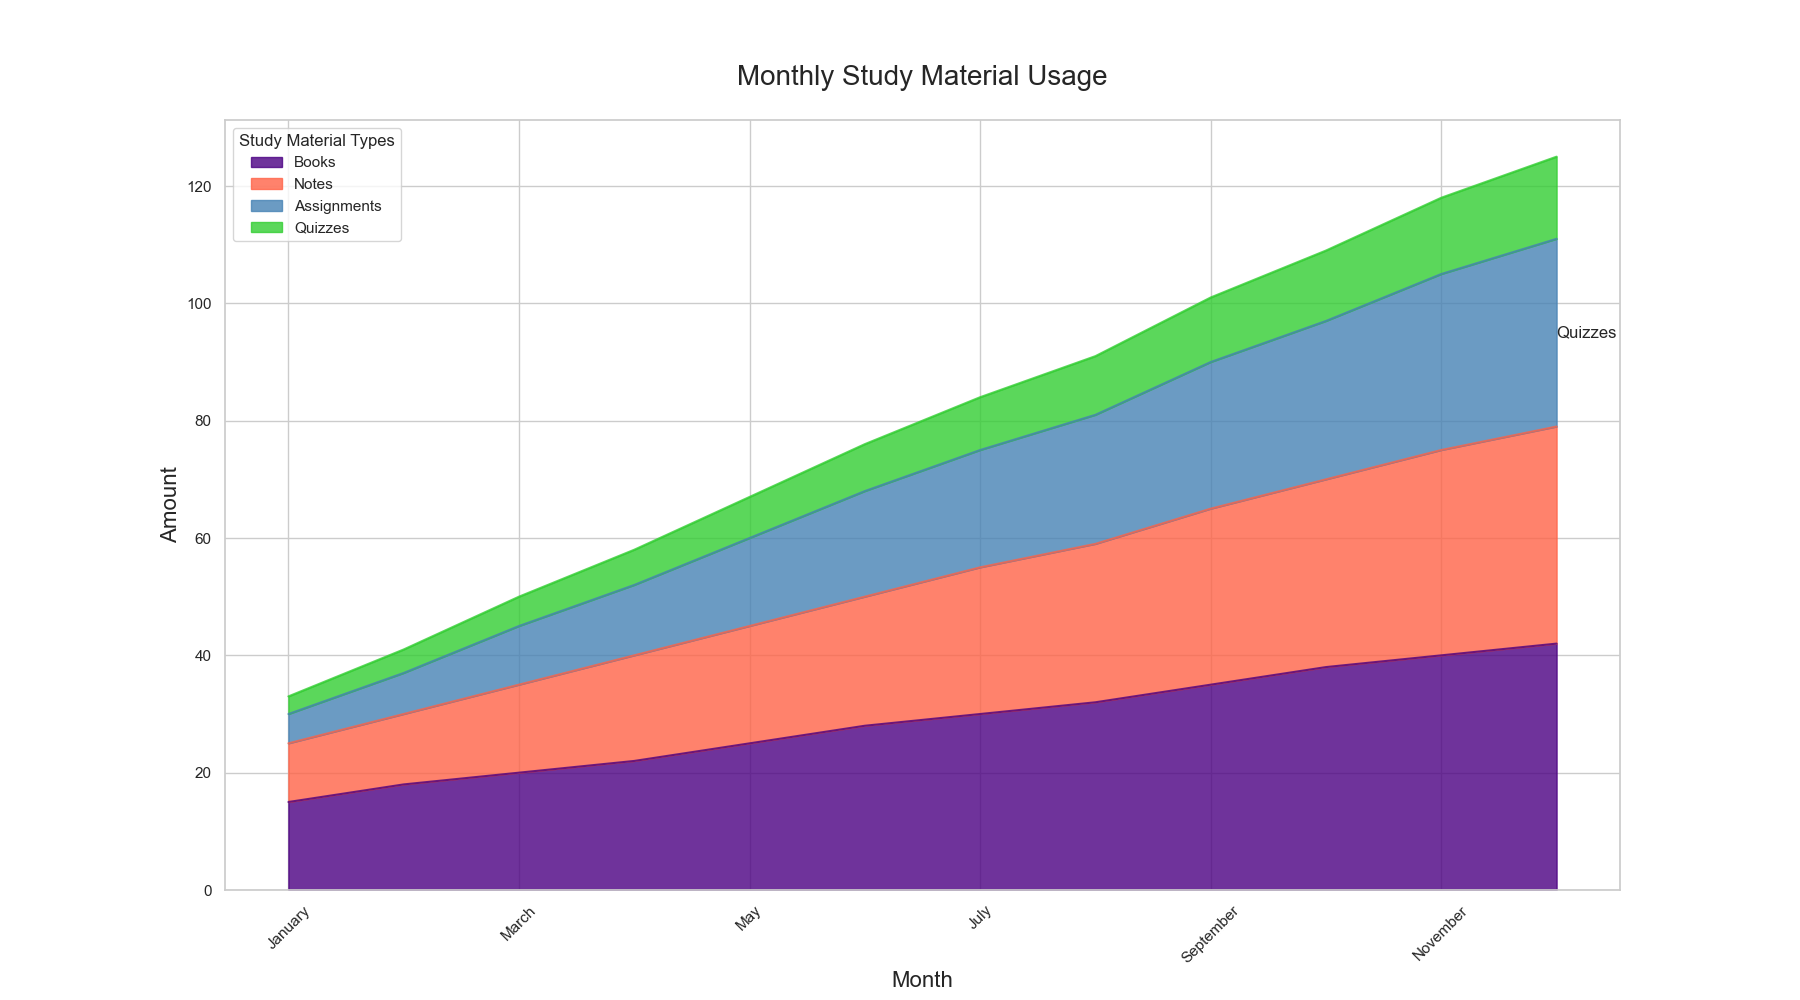

Write the Python code that produced this figure.

import seaborn as sns
import pandas as pd
import matplotlib.pyplot as plt

# Data
data = {
    'Month': ['January', 'February', 'March', 'April', 'May', 'June', 'July', 'August', 'September', 'October', 'November', 'December'],
    'Books': [15, 18, 20, 22, 25, 28, 30, 32, 35, 38, 40, 42],
    'Notes': [10, 12, 15, 18, 20, 22, 25, 27, 30, 32, 35, 37],
    'Assignments': [5, 7, 10, 12, 15, 18, 20, 22, 25, 27, 30, 32],
    'Quizzes': [3, 4, 5, 6, 7, 8, 9, 10, 11, 12, 13, 14],
}

df = pd.DataFrame(data)

# Define a color palette
palette = ["#4B0082", "#FF6347", "#4682B4", "#32CD32"]

# Melt DataFrame
df_melted = df.melt('Month', var_name='Study Material', value_name='Amount')

# Plot
plt.figure(figsize=(18, 10))

# Area plot
sns.set_style("whitegrid")
df.set_index('Month').plot(kind='area', stacked=True, color=palette, alpha=0.8, figsize=(18, 10))

# Customization
plt.title('Monthly Study Material Usage', fontsize=20, pad=25)
plt.xlabel('Month', fontsize=16)
plt.ylabel('Amount', fontsize=16)
plt.xticks(rotation=45)
plt.legend(title='Study Material Types', loc='upper left')

# Annotations
for i, material in enumerate(df.columns[1:]):
    y = df[material].cumsum() - (0.5 * df[material])
    for x, value in enumerate(y):
        if x == len(df) - 1:
            plt.text(x, value, f'{material}', fontsize=12, ha='left', va='center')

plt.tight_layout()
plt.show()
